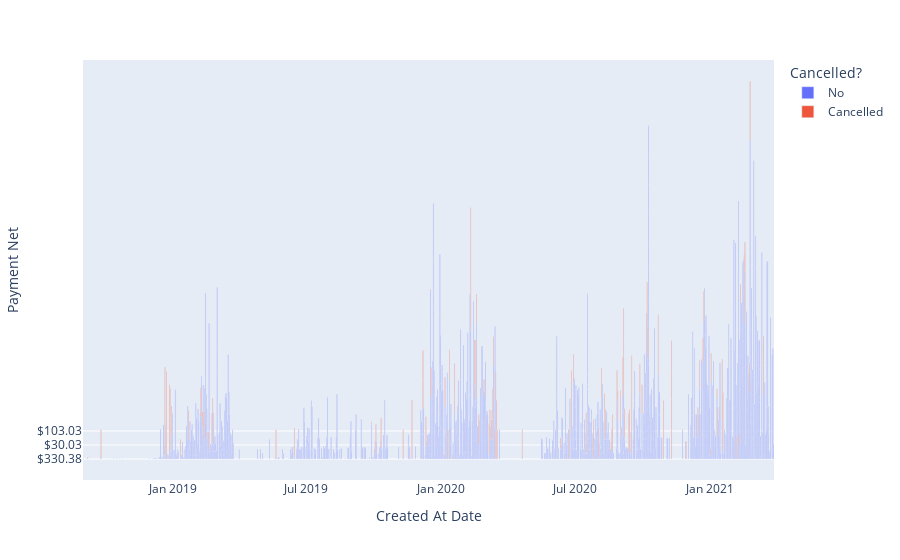

Source (notebook cell):
### Code cell
fig = px.bar(sales, x='Created At Date', y='Payment Net', color= 'Cancelled?')
fig.show()

### Figure 1 — Plotly figure (JSON) as saved in the notebook; plotly's stock layout.template omitted (floating-point values rounded to 4 significant figures; data arrays with more than 128 entries replaced by an {"elided": "..."} marker saying what was removed)
{"data": [{"alignmentgroup": "True", "hovertemplate": "Cancelled?=No<br>Created At Date=%{x}<br>Payment Net=%{y}<extra></extra>", "legendgroup": "No", "marker": {"color": "#636efa"}, "name": "No", "offsetgroup": "No", "orientation": "v", "showlegend": true, "textposition": "auto", "type": "bar", "x": {"elided": "2198 str values"}, "xaxis": "x", "y": {"elided": "2198 str values"}, "yaxis": "y"}, {"alignmentgroup": "True", "hovertemplate": "Cancelled?=Cancelled<br>Created At Date=%{x}<br>Payment Net=%{y}<extra></extra>", "legendgroup": "Cancelled", "marker": {"color": "#EF553B"}, "name": "Cancelled", "offsetgroup": "Cancelled", "orientation": "v", "showlegend": true, "textposition": "auto", "type": "bar", "x": {"elided": "161 str values"}, "xaxis": "x", "y": {"elided": "161 str values"}, "yaxis": "y"}], "layout": {"barmode": "relative", "legend": {"title": {"text": "Cancelled?"}, "tracegroupgap": 0}, "margin": {"t": 60}, "xaxis": {"anchor": "y", "domain": [0, 1], "title": {"text": "Created At Date"}}, "yaxis": {"anchor": "x", "domain": [0, 1], "title": {"text": "Payment Net"}}}}
